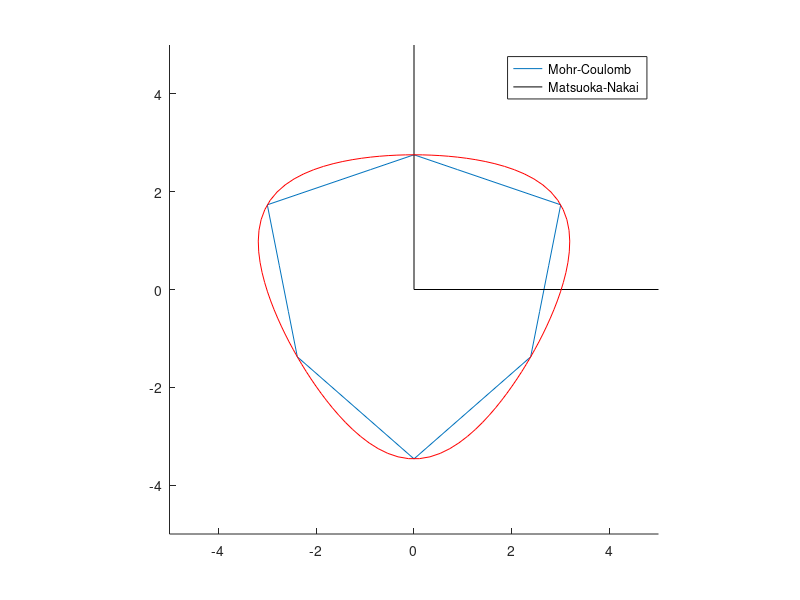

The MATLAB script that drew this image:
clear, clc, close all

%% parámetros del gráfico de la superficie de falla
n = 4;   % número de divisiones por plano
m = 2*n; % número de divisiones de la componente hidrostática

%% parámetros del modelo de Mohr-Coulomb
c = 2;
phi = 20; % grados

%% se calcula el ángulo de Lode (y se repite por la propiedad de simetría)
th    = linspace(0, 60, n); 
theta = [ th th(end-1:-1:2) th th(end-1:-1:2) th th(end-1:-1:1) ];

%% se calcula la superficie de fluencia de Mohr-Coulomb con la ecuación (*\eqref{eq:MCconHWcilindricalcoord}*)
xi = 0; % ya que se desea trabajar sobre el plano PI
num = c*cosd(phi) - (xi/sqrt(3))*sind(phi);
den = sqrt(1/2)*(sind(theta + 60) + cosd(theta + 60)/sqrt(3)*sind(phi));
rho = num./den;

figure
theta_ = linspace(0, 360, 5*n-1);
x = rho.*cosd(theta_ + 90);
y = rho.*sind(theta_ + 90);
hold on;
plot(x, y);
r = 5;
plot([r 0 0], [0 0 r], 'k'); % ejes x y y
axis equal
axis([-r r -r r]);

%{
%%  se calcula el radio de Drucker-Prager (exterior)
xi = 0;    % ya que se desea trabajar sobre el plano PI
theta = 60;
num = c*cosd(phi) - (xi/sqrt(3))*sind(phi);
den = sqrt(1/2)*(sind(theta + 60) + cosd(theta + 60)/sqrt(3)*sind(phi));
rho_ext = num./den;

theta_ = linspace(0, 360, 100);
x = rho_ext.*cosd(theta_ + 90);
y = rho_ext.*sind(theta_ + 90);
plot(x,y,'r');

%%  se calcula el radio de Drucker-Prager (interior)
xi = 0;    % ya que se desea trabajar sobre el plano PI
theta = 0;
num = c*cosd(phi) - (xi/sqrt(3))*sind(phi);
den = sqrt(1/2)*(sind(theta + 60) + cosd(theta + 60)/sqrt(3)*sind(phi));
rho_int = num./den;

x = rho_int.*cosd(theta_ + 90);
y = rho_int.*sind(theta_ + 90);
plot(x,y,'b');

legend('Mohr-Coulomb','Drucker-Prager (exterior)', 'Drucker-Prager (interior)')
%}

%%
xi = 0;    % ya que se desea trabajar sobre el plano PI
rho = zeros(1, 100);
s0  = c*cotd(phi);
kMN = (9 - sind(phi)^2)/(1 - sind(phi)^2); % ecuación (*\eqref{eq:kMNphi}*)
theta_ = linspace(0, 360, 100);
cos3theta = cosd(3*theta_);
for j = 1:100
    if abs(cos3theta(j)) < 1e-9 % ecuación (*\eqref{eq:rho_MN_cos3t_0}*)
        rho(j) = sqrt((2*(kMN-9))/(3*(kMN-3)))*...
            abs(xi-sqrt(3)*s0);
    else
        % se calculan los coeficientes (*\eqref{eq:coef_c1c2c3c4_MN}*)
        c0 =  sqrt(3)*(kMN - 9)*(xi - sqrt(3)*s0)^3/9;
        c2 = -sqrt(3)*(kMN - 3)*(xi - sqrt(3)*s0)/6;
        c3 = sqrt(6)*kMN*cos3theta(j)/18;
        % se corrigen los errores de cálculo en los ceros
        if abs(c0) < 1e-9, c0 = 0; end
        if abs(c2) < 1e-9, c2 = 0; end
        sol = roots([c3 c2 0 c0]); % raíces del polinomio (*\eqref{eq:MatsuokaNakai_pol1}*)
        
        % de las raíces se escoje la positiva, ya que rho >= 0
        rho(j) = max(sol(2), sol(3));
        
        COLOR = 'b';
    end
end

x = rho.*cosd(theta_ + 90);
y = rho.*sind(theta_ + 90);
plot(x,y,'r');

legend('Mohr-Coulomb','Matsuoka-Nakai')